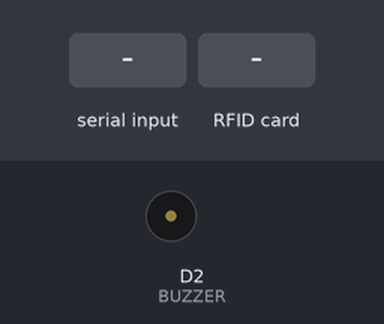
This sketch was run on a simulated ESP8266 (NodeMCU). Shown: buzzer (waves = sounding, pin HIGH). Inputs (shaded band) come from the test bench. What the sketch prints to the serial monitor is not drawn.

Above: at 3.0 s.
3.1 s: "S" received over Serial
At 4.4 s:
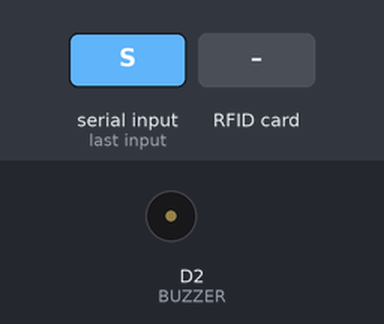
4.7 s: RFID card 04 7B 6B 92 D3 64 80 held to the reader
At 5.4 s:
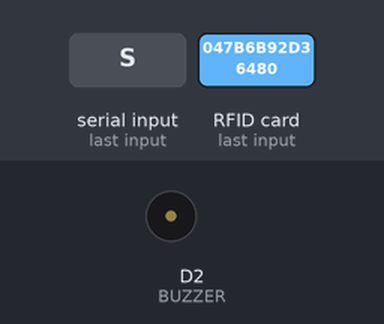
6.2 s: RFID card 04 75 97 92 D3 64 81 held to the reader
At 6.7 s:
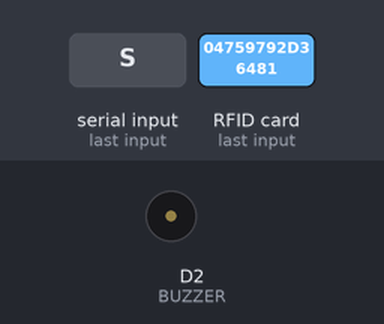
7.7 s: "F" received over Serial
At 9.2 s:
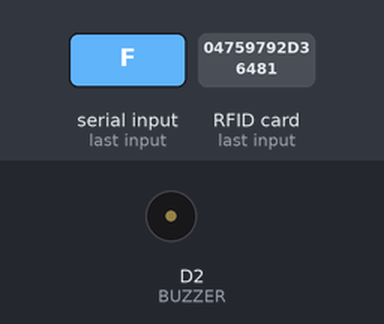
Timing chart, 0 to 10.2 s (numbered marks = the images above; inputs shaded):
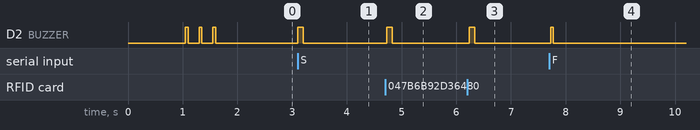

The sketch:

Code_Arduino.ino
```cpp
#include <SPI.h>
#include <MFRC522.h>

/**
Code von David Traum überarbeitet und ergänzt von Julian Rheker
*/

/**
Code zum Auslesen des RFID:
void loop()
{
  // Look for new cards
  if ( ! mfrc522.PICC_IsNewCardPresent())
  {
    return;
  }
  // Select one of the cards
  if ( ! mfrc522.PICC_ReadCardSerial())
  {
    return;
  }
  //Show UID on serial monitor
  Serial.print("UID tag :");
  String content= "";
  byte letter;
  for (byte i = 0; i < mfrc522.uid.size; i++)
  {
     Serial.print(mfrc522.uid.uidByte[i] < 0x10 ? " 0" : " ");
     Serial.print(mfrc522.uid.uidByte[i], HEX);
     content.concat(String(mfrc522.uid.uidByte[i] < 0x10 ? " 0" : " "));
     content.concat(String(mfrc522.uid.uidByte[i], HEX));
  }
  }

*/

#define BUZZER D2
#define SS_PIN D4 // rfid pin
#define RST_PIN D3 // rfid pin
MFRC522 mfrc522(SS_PIN, RST_PIN);


/**
Definition der CO2 Referenzwerte.
*/
#define MAX_CO2 15000.0 //Maximaler CO2 Wert der Skala (15t)
#define AVG_CO2 11100.0 //Durchschnittlicher deutscher CO2 Wert
#define SUS_CO2 4100.0 //Maximaler nachhaltiger CO2 Wert

bool mainpage = false; //Speichert ob sich das Programm im Scanmodus befindet.

/**
Diese Klasse umfasst die Informationen für ein Modell das gescannt werden kann.
Es wird ein Schlüssel, der anzuzeigende Text, die ID des NFC Chips und der CO2 Wert in Gramm pro Jahr übergeben.
*/
class ScanObject {
  public:
    ScanObject(String pName, String pDisplay, String pId, int pPrice):
      name{pName},display{pDisplay},id{pId},price{pPrice}
    {
    }

    bool matches(String str){
      return str==id;
    }

    String name;
    String display;
    String id;
    int price;
};

int total = 0;

/**
Definition der Modelle die gescannt werden.
Es wird jeweils ein Key, der angezeigte Text, die ID des NFC Chips und der "Preis" in Kilogramm CO2 gespeichert.
*/
ScanObject * objects[] = {
  new ScanObject("sockelbetrag", "Öffentlicher Sockelbetrag", "00 00 00 00 00 00 00", 730),
  new ScanObject("haus_klein", "Kleine Wohnfläche (< 100qm)", "04 7B 6B 92 D3 64 80", 170),
  new ScanObject("haus_mittel", "Mittlere Wohnfläche (< 200qm)", "04 75 97 92 D3 64 81", 930),
  new ScanObject("haus_gross", "Große Wohnfläche (> 200qm)", "04 61 70 92 D3 64 80", 2000),
  new ScanObject("holz", "Heizen mit Holz", "04 73 8D 02 2B 5E 80", 160),
  new ScanObject("erdgas", "Heizen mit Erdgas", "04 84 CA 02 2B 5E 80", 1300),
  new ScanObject("erdoel", "Heizen mit Erdöl", "04 8A 41 02 2B 5E 80", 1600),
  new ScanObject("milch", "Milchprodukte", "04 52 69 92 D3 64 81", 320),
  new ScanObject("fleisch", "Fleischprodukte", "04 6D B0 92 D3 64 81", 1000),
  new ScanObject("exotisch", "Exotische Lebensmittel", "04 28 B3 92 D3 64 80", 350),
  new ScanObject("abfall", "Lebensmittel wegwerfen", "04 81 60 92 D3 64 81", 500),
  new ScanObject("auto_klein", "Autofahren (< 10000km)", "04 2E 56 92 D3 64 80",1100),
  new ScanObject("auto_mittel", "Autofahren (< 30000km)", "04 7E 00 02 2B 5E 84",3300),
  new ScanObject("auto_gross", "Autofahren (> 30000km)", "04 89 50 02 2B 5E 80",8000),
  new ScanObject("opnv", "Öffentliche Verkehrsmittel", "04 02 C7 92 D3 64 81", 1100),
  new ScanObject("flugzeug", "Flugreise", "04 8E 54 92 D3 64 80", 3600),
  new ScanObject("kreuzfahrt", "Kreuzfahrt", "04 42 87 02 2B 5E 80", 800),
  new ScanObject("erneuerbar", "Erneuerbare Energie", "04 83 57 02 2B 5E 80", 250),
  new ScanObject("fossil", "Fossile Energie", "04 7A CB 02 2B 5E 80", 1900),
  new ScanObject("kleidung_wenig",  "Bekleidung (<200€)", "04 71 B8 02 2B 5E 80", 300),
  new ScanObject("kleidung_viel", "Bekleidung (>200€)", "04 9E C9 02 2B 5E 80", 1000),
  new ScanObject("elektro_wenig", "Unterhaltung (<200€)", "04 5E A2 02 2B 5E 80", 300),
  new ScanObject("elektro_viel", "Unterhaltung (>200€)", "04 6A 76 D2 2F 66 81", 1000),
  new ScanObject("strommix", "Strommix", "-", 1000),
};

ScanObject * scanned[16] = {nullptr};

//Die
void setup()
{
  pinMode(BUZZER, OUTPUT);
  Serial.begin(115200);   // Serielle Verbindung für die Kommunikation mit dem Display wird initialisiert
  SPI.begin();      // Der SPI-Bus wird initialisiert
  mfrc522.PCD_Init();   // Die API für den NFC-Reader wird initialisiert
  mfrc522.PCD_SetAntennaGain(0x07<<4);
  nexSend();
  delay(1000);
  Serial.print("page page_start");
  nexSend();
  for(int i = 0; i<3; i++) {
  digitalWrite(BUZZER, HIGH);
  delay(50);
  digitalWrite(BUZZER, LOW);
  delay(200);
  }
}

/**
Markiert das Ende eines Befehls für das Nextion-Displays.
*/
void nexSend() {
  Serial.write(0xFF);
  Serial.write(0xFF);
  Serial.write(0xFF);
}

/**
Sendet einen Befehl an das Nextion-Display.
Dokumentation der Befehle
*/
void nexCommand(String cmd) {
  Serial.print(cmd);
  nexSend();
}

void copyString(char * orig, char * target) {
  target = new char[sizeof(orig)];
  for(char i = 0; i<sizeof(orig); i++){

  }
}

ScanObject * findObject(String pId) {
  for(ScanObject * obj : objects) {
    if(obj->matches(pId.c_str())){
      return obj;
    }
  }
  return nullptr;
}

ScanObject * findObjectName(String pName) {
  for(ScanObject * obj : objects) {
    if(obj->name == pName) {
      return obj;
    }
  }
  return nullptr;
}

bool isScanned(ScanObject * obj) {
  for(ScanObject * so : scanned) {
    if(so != nullptr && so == obj) {
      return true;
    }
  }
  return false;
}

bool isScanned(String pName) {
  return isScanned(findObjectName(pName));
}

void addToScanned(ScanObject * obj) {
  int index = 0;
  for(ScanObject * so : scanned) {
    if(so == nullptr) {
      scanned[index] = obj;
      return;
    }
    index++;
  }
}


char indexOfScannedName(String pName){
  char index = 0;
  for(ScanObject * so : scanned) {
    if(so == nullptr) {
      return -1;
    }else{
      if(so->name == pName) {
        return index;
      }
      index++;
    }
  }
  return -1;
}

/**
Ermittelt die Anzahl der gescannten Projekte.
*/
int scannedLength() {
  int count{0};
  for(ScanObject * so : scanned) {
    if(so == nullptr) {
      break;
    }else{
      count++;
    }
  }
  return count;
}

/**
Ein gescanntes Objekt wird aus der Liste entfernt.
*/
void removeFromScanned(ScanObject * obj) {
  int index = 0;
  for(ScanObject * so : scanned) {
    if(so == obj) {
      break;
    }else{
      index++;
    }
  }
  for(int i = index+1; i<scannedLength(); i++) {
    scanned[i-1] = scanned[i];
  }
}

/**
Sendet die aktuelle Liste der gescannten Objekte über die Serielle Schnittstelle
 an das Display
*/
void updateDisplay() {
  int index = 0;
  total = 0;
  for(ScanObject * obj : scanned){
    if(obj!=nullptr){
      Serial.print("slot_");
      Serial.print(index);
      Serial.print(".txt=\"");
      Serial.print(obj->display);
      Serial.print("\"");
      nexSend();

      Serial.print("price_");
      Serial.print(index);
      Serial.print(".txt=\"");
      Serial.print(obj->price);
      Serial.print(" kg");
      Serial.print("\"");
      nexSend();

      total += obj->price;

      index++;
    }else{
      break;
    }
  }
  Serial.print("t_sum.txt=\"");
  Serial.print((total/1000.0));
  Serial.print("t CO2\"");
  nexSend();

  Serial.print("v_max.val=");
  Serial.print(int((total/MAX_CO2)*100));
  nexSend();
}


/**
Diese Methode wird ausgeführt wenn ein Objekt gescannt und erkannt wurde.
Es wird der Spezialfall des Strommixes (Fossile & Erneuerbare Energie gemischt) behandelt und ein Piepton abgespielt.
*/
void scanObject(ScanObject * obj) {

  if(mainpage) {
      bool didScan = false;
      if(obj->name == "fossil" && isScanned("erneuerbar")) {
        scanned[indexOfScannedName("erneuerbar")] = findObjectName("strommix");
        didScan = true;
      }else if(obj->name == "erneuerbar" && isScanned("fossil")) {
        scanned[indexOfScannedName("fossil")] = findObjectName("strommix");
        didScan = true;
    }else{
      if(!isScanned(obj)){
        if((obj->name != "erneuerbar" && obj->name != "fossil") || !isScanned("strommix")){
          addToScanned(obj);
          didScan = true;
        }
      }
    }
    if(didScan) {
      updateDisplay();
      digitalWrite(BUZZER, HIGH);
      delay(100);
      digitalWrite(BUZZER, LOW);
    }
  }
}

/**
Errechnet das Fazit (z.B. wie viele Planeten man bräuchte wenn jeder diesen CO2  Ausstoß hätte) und sendet die Daten an das Display.
*/
void calculateFazit() {
  int earths = total/SUS_CO2;
  bool half = total-(earths*SUS_CO2) >= (SUS_CO2/2);
  for(int i = 0; i<earths; i++){
    Serial.print("earth_");
    Serial.print(i);
    Serial.print(".pic=9");
    nexSend();
  }
 if(half || earths==0) {
  Serial.print("earth_");
  Serial.print(earths);
  Serial.print(".pic=10");
  nexSend();
 }//fertig
 Serial.print("t_value.txt=\"");
 Serial.print((total/1000.0));
 Serial.print(" Tonnen CO2\"");
 nexSend();
 Serial.print("t_conslusion.txt=\"");
 if(total<SUS_CO2) {
  Serial.print("Dein Wert ist super!\r\nDu hast einen nachhaltigen CO2-Fußabdruck.");
 }else if(total<AVG_CO2) {
  Serial.print("Du bist besser als der deutsche Durchschnitt,\r\nsehr gut!\r\nDennoch ist noch etwas Luft nach oben.");
 }else{
  Serial.print("Dein Wert liegt leider über dem deutschen \r\nDurchschnitt. Hast du interesse \r\ndeinen Fußabdruck zu verbessern? \r\nSprich uns gerne an!");
 }

 Serial.print("\"");
 nexSend();
}

void resetData() {
  total = 0;
  for(int i = 0; i<16; i++) {
    scanned[i] = nullptr;
  }
}

/**
Aktiviert den Piezo-Pieper für das Kassengeräusch.
*/
void buzz() {
  digitalWrite(BUZZER, HIGH);
  delay(50);
  digitalWrite(BUZZER, LOW);
}

/**
Liest einen Befehl vom Display über die serielle Schnittstelle und interpretiert diesen.
*/
void parseCommand() {
  switch(Serial.read()) {
    case 'S':
      Serial.print("page page_main");
      nexSend();
      mainpage = true;
      scanObject(objects[0]);
      break;
    case 'F':
      mainpage = false;
      Serial.print("page page_fazit");
      nexSend();
      buzz();
      calculateFazit();
      break;
    case 'R':
      mainpage = false;
      resetData();
      Serial.print("page page_start");
      nexSend();
      buzz();
      break;
  }
}


/**
In der loop Routine wird durchgehend überprüft, ob sich ein NFC-Chip in der Reichweite des Scanners befindet.
*/
void loop()
{
  //Wenn gerade die Hauptseite angezeigt wird, wird überprüft ob sich ein NFC-Chip in der Nähe befindet.
  if(mainpage && mfrc522.PICC_IsNewCardPresent() && mfrc522.PICC_ReadCardSerial()){
    String content= "";
    byte letter;
    //Die UID des Chips wird Byteweise gelesen
    for (byte i = 0; i < mfrc522.uid.size; i++)
    {
       content.concat(String(mfrc522.uid.uidByte[i] < 0x10 ? " 0" : " "));
       content.concat(String(mfrc522.uid.uidByte[i], HEX));
    }
    content.toUpperCase();
    //Es wird überprüft, ob ein Objekt mit der ID des Chips gespeichert ist.
    ScanObject * obj = findObject(content.substring(1));
    if(obj != nullptr) {
      scanObject(obj);
    }else{

    }
  }

  //Wenn serielle Daten vorhanden sind wird ein Befehl vom Display gelesen.
  if(Serial.available() > 0) {
    parseCommand();
  }
}
```

Measured:
- after the input at 3.1 s, D2 (BUZZER): LOW → HIGH at once, → LOW 0.10 s later
- after the input at 4.7 s, D2 (BUZZER): LOW → HIGH at once, → LOW 0.10 s later
- after the input at 6.2 s, D2 (BUZZER): LOW → HIGH at once, → LOW 0.10 s later
- after the input at 7.7 s, D2 (BUZZER): LOW → HIGH at once, → LOW 0.05 s later
